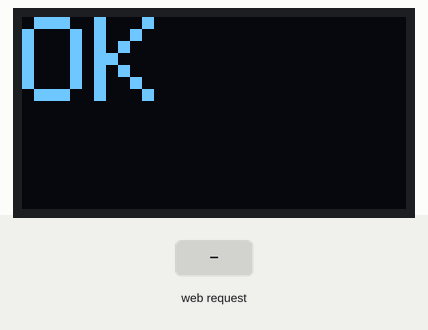
Bench run of a sketch on a simulated ESP8266 (NodeMCU). On the bench: 128×64 one-colour display. The inputs (shaded band) are chosen by the test bench. WiFi joins after 1.5 s; servers stay silent unless stated; EEPROM starts erased; what the sketch prints to the serial monitor is not drawn.

Above: at 0.1 s.
At 4.1 s:
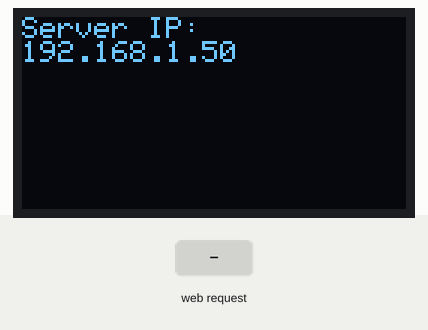
At 8.3 s:
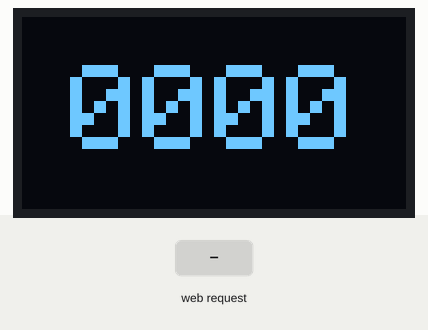
8.4 s: HTTP request GET /display received
Timing chart, 0 to 11.4 s (numbered marks = the images above; inputs shaded):
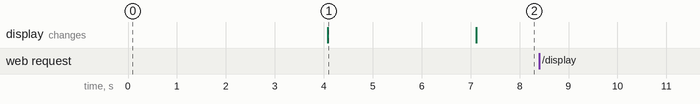

Measured:
- after the input at 8.4 s, every drawn part: stays the same
- what the display in image 1 shows lasts 3.0 s, from 4.1 s to 7.1 s

The sketch:

oled_web.ino
```cpp
#include <ESP8266WiFi.h>
#include <Adafruit_SSD1306.h>
#include <Wire.h>
#include <EEPROM.h>
#include "html_content.h"

#define EEPROM_ADDR 0
int currentNumber = 0;
int textSize = 4;
int xPos = 0;
int yPos = 0;

// Cấu hình Wi-Fi
const char *ssid = "duy";          // Thay bằng SSID Wi-Fi của bạn
const char *password = "11111111"; // Thay bằng mật khẩu Wi-Fi của bạn

// Khai báo chân cho OLED
#define SCREEN_WIDTH 128
#define SCREEN_HEIGHT 64
#define OLED_RESET -1
#define SDA_PIN 4           // GPIO 12 cho SDA (D6)
#define SCL_PIN 5           // GPIO 14 cho SCL (D5)
#define SCREEN_ADDRESS 0x3C // I2C address for most SSD1306 displays

// Khởi tạo đối tượng OLED
Adafruit_SSD1306 display(SCREEN_WIDTH, SCREEN_HEIGHT, &Wire, OLED_RESET);

WiFiServer server(80); // Tạo server chạy trên port 80

void setup()
{
    Serial.begin(115200);
    EEPROM.begin(512);

    // Read last saved number
    EEPROM.get(EEPROM_ADDR, currentNumber);
    if (currentNumber < 0 || currentNumber > 9999)
    {
        currentNumber = 0; // Default if invalid
    }

    // Cấu hình giao tiếp I2C first
    Wire.begin(SDA_PIN, SCL_PIN);

    // Khởi tạo OLED with additional checks
    if (!display.begin(SSD1306_SWITCHCAPVCC, SCREEN_ADDRESS))
    {
        Serial.println(F("SSD1306 allocation failed"));
        for (;;)
            ;
    }

    display.clearDisplay();
    display.setTextSize(4);
    display.setTextColor(SSD1306_WHITE);
    display.setCursor(0, 0);
    display.println(F("OK"));
    display.display();
    delay(2000);

    // WiFi connection
    WiFi.begin(ssid, password);
    while (WiFi.status() != WL_CONNECTED)
    {
        delay(1000);
        Serial.println("Connecting to WiFi...");
    }

    // Print IP address
    Serial.println("Connected to WiFi");
    Serial.print("IP address: ");
    Serial.println(WiFi.localIP());

    // Show IP on OLED
    display.clearDisplay();
    display.setTextSize(1);
    display.setTextColor(SSD1306_WHITE);
    display.setCursor(0, 0);
    display.println("Server IP:");
    display.println(WiFi.localIP());
    display.display();
    delay(3000); // Show IP for 3 seconds

    // Bắt đầu server
    server.begin();
    Serial.println("Server started");

    // Display initial number from EEPROM
    displayNumber(currentNumber);
}

void loop()
{
    WiFiClient client = server.available();
    if (client)
    {
        String currentLine = "";
        String inputText = "";
        bool success = false;
        unsigned long connectionTime = millis();

        while (client.connected() && millis() - connectionTime < 3000) // 3 second timeout
        {
            if (client.available())
            {
                char c = client.read();
                if (c == '\n')
                {
                    if (currentLine.length() == 0)
                    {
                        // Serve the HTML with current number
                        String htmlContent = FPSTR(INDEX_HTML);
                        htmlContent.replace("%VALUE%", String(currentNumber));

                        client.println("HTTP/1.1 200 OK");
                        client.println("Content-Type: text/html");
                        client.println("Connection: close");
                        client.println();
                        client.print(htmlContent);
                        success = true;
                        Serial.println("Sent main page");
                        break;
                    }
                    currentLine = "";
                }
                else if (c != '\r')
                {
                    currentLine += c;
                }

                // Process display request ngay lập tức khi nhận được
                if (currentLine.endsWith(" HTTP/1.1") && currentLine.startsWith("GET /display"))
                {
                    int numPos = currentLine.indexOf("num=");
                    int sizePos = currentLine.indexOf("size=");
                    int xPos_param = currentLine.indexOf("x=");
                    int yPos_param = currentLine.indexOf("y=");

                    if (numPos > 0)
                    {
                        inputText = currentLine.substring(numPos + 4, currentLine.indexOf('&', numPos));
                        currentNumber = inputText.toInt();

                        if (sizePos > 0) {
                            String sizeStr = currentLine.substring(sizePos + 5, currentLine.indexOf('&', sizePos));
                            textSize = constrain(sizeStr.toInt(), 1, 8);
                        }

                        if (xPos_param > 0) {
                            String xStr = currentLine.substring(xPos_param + 2, currentLine.indexOf('&', xPos_param));
                            xPos = xStr.toInt();
                        }

                        if (yPos_param > 0) {
                            String yStr = currentLine.substring(yPos_param + 2, currentLine.indexOf(' ', yPos_param));
                            yPos = yStr.toInt();
                        }

                        displayNumber(currentNumber);
                        success = true;
                        Serial.println("Processed display request: " + inputText);

                        // Send minimal success response
                        client.println("HTTP/1.1 200 OK");
                        client.println("Content-Type: text/plain");
                        client.println("Connection: close");
                        client.println();
                        client.println("OK");

                        // Update stored number
                        currentNumber = inputText.toInt();
                        EEPROM.put(EEPROM_ADDR, currentNumber);
                        EEPROM.commit();
                        break;
                    }
                }
            }
        }

        // Send error response if no successful processing occurred
        if (!success)
        {
            client.println("HTTP/1.1 408 Request Timeout");
            client.println("Content-Type: text/html");
            client.println("Connection: close");
            client.println();
            client.println("Request timeout or invalid request");
        }

        // Ensure proper connection cleanup
        client.flush();
        while (client.available())
        {
            client.read(); // Clear any remaining data
        }
        client.stop();
    }
}
void displayNumber(int number)
{
    number = constrain(number, 0, 9999);
    display.clearDisplay();
    display.setTextSize(textSize);
    display.setTextColor(SSD1306_WHITE);

    char numStr[5];
    sprintf(numStr, "%04d", number);

    // Calculate base position
    int16_t x1, y1;
    uint16_t w, h;
    display.getTextBounds(numStr, 0, 0, &x1, &y1, &w, &h);
    int baseX = (SCREEN_WIDTH - w) / 2;
    int baseY = (SCREEN_HEIGHT - h) / 2;

    // Apply position offset with constraints
    baseX = constrain(baseX + xPos, -w, SCREEN_WIDTH);
    baseY = constrain(baseY + yPos, -h, SCREEN_HEIGHT);

    display.setCursor(baseX, baseY);
    display.print(numStr);
    display.display();
}
```

html_content.h
```cpp
#ifndef HTML_CONTENT_H
#define HTML_CONTENT_H

const char INDEX_HTML[] PROGMEM = R"rawliteral(
<!DOCTYPE html>
<html>
<head>
    <meta charset='UTF-8'>
    <meta name='viewport' content='width=device-width, initial-scale=1'>
    <title>OLED Display Control</title>
    <style>
        body{text-align:center;font-family:Arial;margin:20px;user-select:none}
        .controls{display:flex;justify-content:center;align-items:center;gap:10px;margin-bottom:20px}
        .direction-controls{display:flex;flex-direction:column;align-items:center;gap:10px;margin:20px 0}
        .direction-row{display:flex;gap:10px;justify-content:center}
        input{font-size:24px;padding:10px;width:120px;margin:10px;text-align:center}
        button{font-size:32px;width:60px;height:60px;background:#4CAF50;color:white;border:none;cursor:pointer;border-radius:50%;transition:all 0.2s ease}
        button:hover{background:#45a049;transform:scale(1.1)}
        button:active{background:#367c39;transform:scale(0.95)}
        #text-size{font-size:24px;margin:10px 0}
    </style>
</head>
<body>
    <h1>OLED Display Control</h1>
    <div class='controls'>
        <button onclick='change(-1)'>-</button>
        <input type='number' id='num' min='0' max='9999' value='%VALUE%' onchange='updateDisplay(this.value)'>
        <button onclick='change(1)'>+</button>
    </div>

    <div class='size-controls controls'>
        <button onclick='changeSize(-1)'>-</button>
        <div id='text-size'>Size: <span>4</span></div>
        <button onclick='changeSize(1)'>+</button>
    </div>

    <div class='direction-controls'>
        <div class='direction-row'>
            <button onclick='move(0, -1)'>↑</button>
        </div>
        <div class='direction-row'>
            <button onclick='move(-1, 0)'>←</button>
            <button onclick='move(1, 0)'>→</button>
        </div>
        <div class='direction-row'>
            <button onclick='move(0, 1)'>↓</button>
        </div>
    </div>

    <script>
        let textSize = 4;
        let xPos = 0;
        let yPos = 0;

        function change(delta){
            var i=document.getElementById('num'),
            n=parseInt(i.value)+delta;
            n>=0&&n<=9999&&(i.value=n,updateDisplay(n));
        }

        function updateDisplay(v){
            fetch('/display?num='+v+'&size='+textSize+'&x='+xPos+'&y='+yPos)
            .then(r=>console.log('Updated:',v))
            .catch(e=>console.error('Error:',e));
        }

        function changeSize(delta) {
            textSize = Math.max(1, Math.min(8, textSize + delta));
            document.querySelector('#text-size span').textContent = textSize;
            updateDisplay(document.getElementById('num').value);
        }

        function move(dx, dy) {
            xPos += dx;
            yPos += dy;
            updateDisplay(document.getElementById('num').value);
        }

        document.addEventListener('keydown',function(e){
            e.key==='ArrowUp'||e.key==='+'?change(1):
            e.key==='ArrowDown'||e.key==='-'&&change(-1)
        });
    </script>
</body>
</html>
)rawliteral";

#endif // HTML_CONTENT_H
```
